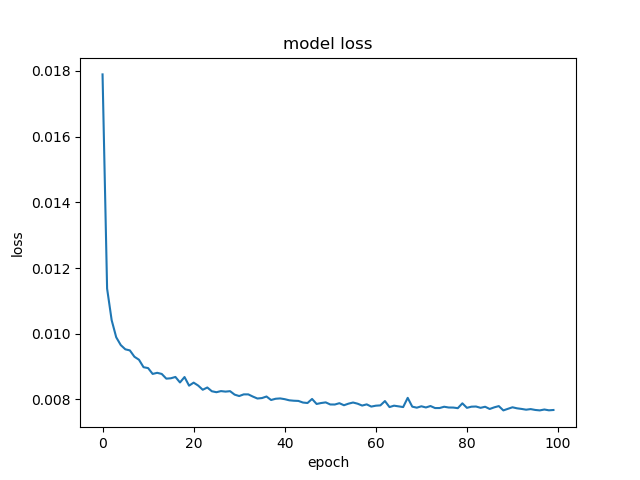
#> input picture loss2.png, 640 x 480 px, given as the content of the folder SR_training_datasets/T91, which was not available
$ python create_dataset.py
#> lines starting #> are read from the running program, lines starting #| are printed output that depends on the picture; pictures that were not available may be replaced by others from this repository, and a replacement may not be noted
from PIL import Image
import os
import os.path


IMAGE_DIR = 'SR_training_datasets/T91'
SAVE_DIR = 'dataset'
IMG_SIZE = 127
LOW_RES = 63


images = os.listdir(IMAGE_DIR)
counter = 1
for image in images:
    img_path = os.path.join(IMAGE_DIR, image)
    img = Image.open(img_path)
#> img is the input picture: PIL image 640x480 RGBA; mean R, G, B, A 250.9, 251.4, 251.7, 255
    width, height = img.size
#> width = 640; height = 480
    for i in range(0, width-IMG_SIZE, 50):
        for j in range(0, height-IMG_SIZE, 50):
            ref_img = img.crop((i, j,
                i + IMG_SIZE, j + IMG_SIZE))
            resized_img = ref_img.resize(
                (LOW_RES, LOW_RES))
            bicubic_img = resized_img.resize(
                (IMG_SIZE, IMG_SIZE), Image.BICUBIC)
            crop_name = image.split('.')[:-1]
            crop_name.append(str(i))
            crop_name.append(str(j))
            crop_name.append('.jpg')
            crop_name = ''.join(crop_name)
            bicubic_path = os.path.join(SAVE_DIR, 'bicubic', crop_name)
            ref_path = os.path.join(SAVE_DIR, 'reference', crop_name)
            ref_img.save(ref_path)
            bicubic_img.save(bicubic_path)
#> this loop made 11 passes
#> pass 1, `ref_img.save(ref_path)`:
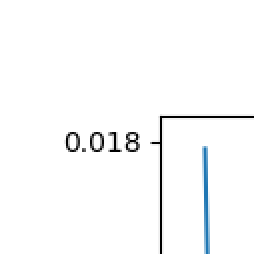
#> saved as loss200.jpg: PIL image 127x127 RGBA (shown 2 times larger); mean R, G, B, A 249.5, 250.1, 250.5, 255
#> pass 1, `bicubic_img.save(bicubic_path)`:
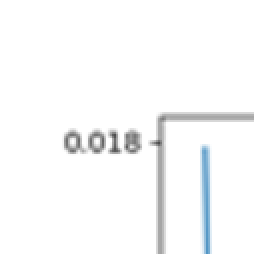
#> saved as loss200.jpg: PIL image 127x127 RGBA (shown 2 times larger); mean R, G, B, A 248.9, 249.6, 250.1, 255
#> pass 1, `ref_img.save(ref_path)`:
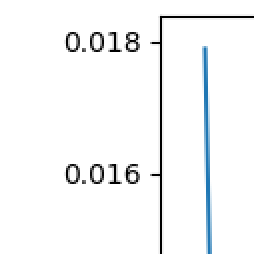
#> saved as loss2050.jpg: PIL image 127x127 RGBA (shown 2 times larger); mean R, G, B, A 245.3, 246.4, 247.3, 255
#> pass 1, `bicubic_img.save(bicubic_path)`:
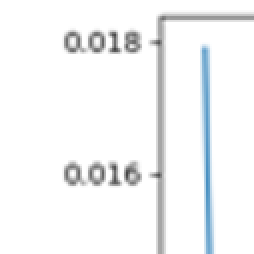
#> saved as loss2050.jpg: PIL image 127x127 RGBA (shown 2 times larger); mean R, G, B, A 244.4, 245.7, 246.6, 255
#> after the loop:
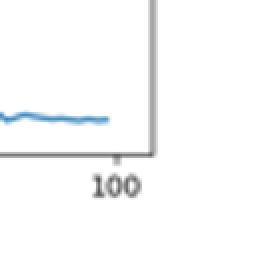
#> bicubic_img: PIL image 127x127 RGBA (shown 2 times larger); mean R, G, B, A 248.8, 249.5, 250, 255
#> after the loop:
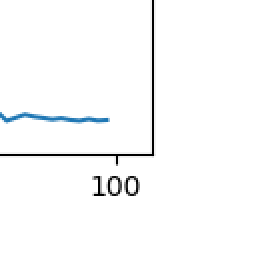
#> ref_img: PIL image 127x127 RGBA (shown 2 times larger); mean R, G, B, A 249.3, 249.9, 250.4, 255

    print('[%i] Croped image: %s' % (counter, image))
    counter = counter + 1
